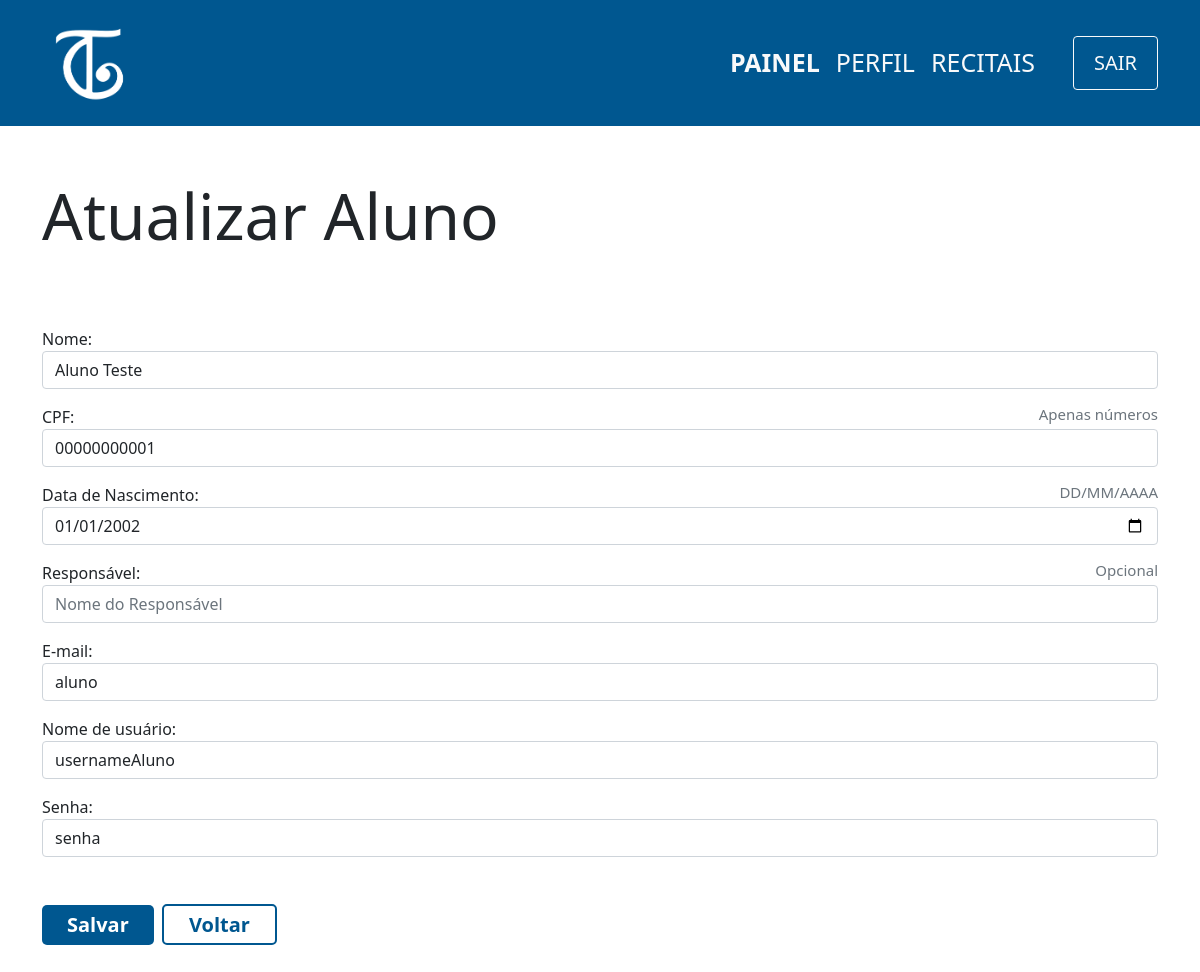
The page /view/aluno/edit.php?id=1 (signed in) on the database its author committed.
### tables this page shows
CREATE TABLE aluno(
                id INTEGER PRIMARY KEY,
                cpf varchar(11) not null,
                nome varchar(100) not null,
                username varchar(100) UNIQUE not null,
                responsavel varchar(100),
                data_nasc date not null,
                senha varchar(100) not null,
                email varchar(100) UNIQUE not null                    
            );

### controller/aluno/edit.php (called while the page is built)
<?php
    require '../../db/connection.php';
    if(isset($_GET['id'])){
        $id = $_GET['id'];
        try {
            $sql=$db->prepare('SELECT * FROM aluno WHERE id=:id');
            $sql->bindParam(':id',$id);
            $sql->execute();
            $aluno=$sql->fetch();
        } catch (PDOException $e) {
            echo 'Erro ao executar comando no banco de dados: ' . $e->getMessage();
            exit();
        }
    } else {
        header('Location:../../view/aluno/index.php');
    }
?>

### view/aluno/edit.php (the view, shortened to what this page needs)
<?php
    include '../../layouts/navbar.php';
    include '../../controller/aluno/edit.php';
?>
<div class="container">
    <div class="row mt-5">
        <h1 class="mt-1 display-3">Atualizar Aluno</h1>
        <form class="mt-5" action="../../controller/aluno/update.php" method="POST">
            <?php
            echo '
                <div class="form-group mt-3">
                    <label for="nome">Nome: </label>
                    <input type="text" class="form-control" id="nome" name="nome" value="'.$aluno['nome'].'" required placeholder="Nome do Aluno">
                </div>
                <div class="form-group mt-3">
                <label for="cpf" class="d-flex justify-content-between">
                    <span>CPF:</span>
                    <span class="text-muted display-3" style="font-size:15px;">Apenas números</span>
                    </label>
                    <input type="text" class="form-control" id="cpf" name="cpf" minlength="11" maxlength="11" value="'.$aluno['cpf'].'" required placeholder="00000000000">
                </div>
                <div class="form-group mt-3">
                    <label for="dataNasc" class="d-flex justify-content-between">
                    <span>Data de Nascimento:</span>
                    <span class="text-muted display-3" style="font-size:15px;">DD/MM/AAAA</span>
                    </label>
                    <input type="date" class="form-control" id="dataNasc" name="dataNasc" value="'.$aluno['data_nasc'].'" required>
                </div>
                <div class="form-group mt-3">
                    <label for="responsavel" class="d-flex justify-content-between">
                    <span>Responsável:</span>
                    <span class="text-muted display-3" style="font-size:15px;">Opcional</span>
                    </label>
                    <input type="text" class="form-control" id="responsavel" name="responsavel" value="'.$aluno['responsavel'].'" placeholder="Nome do Responsável">
                </div>
                <div class="form-group mt-3">
                    <label for="email">E-mail:</label>
                    <input type="email" class="form-control" id="email" name="email" value="'.$aluno['email'].'" placeholder="exemplo@email.com">
                </div>
                <div class="form-group mt-3">
                    <label for="username">Nome de usuário:</label>
                    <input type="text" class="form-control" id="username" name="username" value="'.$aluno['username'].'" placeholder="Nome de usuário">
                </div>
                <div class="form-group mt-3">
                    <label for="senha">Senha:</label>
                    <input type="text" class="form-control" id="senha" name="senha" placeholder="Nova Senha" value="'.$aluno['senha'].'" required>
                </div>
                <input type="hidden" class="form-control" id="id" name="id" value="'.$aluno['id'].'">
                <div class=" mt-5 mb-5">
                    <button type="submit" class="btn-principal">Salvar</button>
                    <span class="btn-secundario mx-1">
                        <a href="index.php" style="text-decoration:none;color:#005790">Voltar</a>
                    </span>
                </div>
                ';
            ?>
        </form>
    </div>
</div>

### css/style.css (style rules this page uses)
a { text-decoration: none; color:white; }
.btn-principal { background-color: #005790; color:white; padding: 5px 25px; font-weight: 600; font-size:20px; border:none; border-radius:5px; cursor: pointer; text-decoration: none; }
.btn-secundario { box-sizing: border-box; text-decoration: none; background-color: white; color: #005790; text-decoration:none; padding: 5px 25px; font-weight: 600; font-size:20px; border: solid 2px #005790; border-radius:5px; cursor: pointer; }

### rows shown on the page
aluno: nome "Aluno Teste", cpf "00000000001", dataNasc "01/01/2002", email "aluno", username "usernameAluno", senha "senha"
